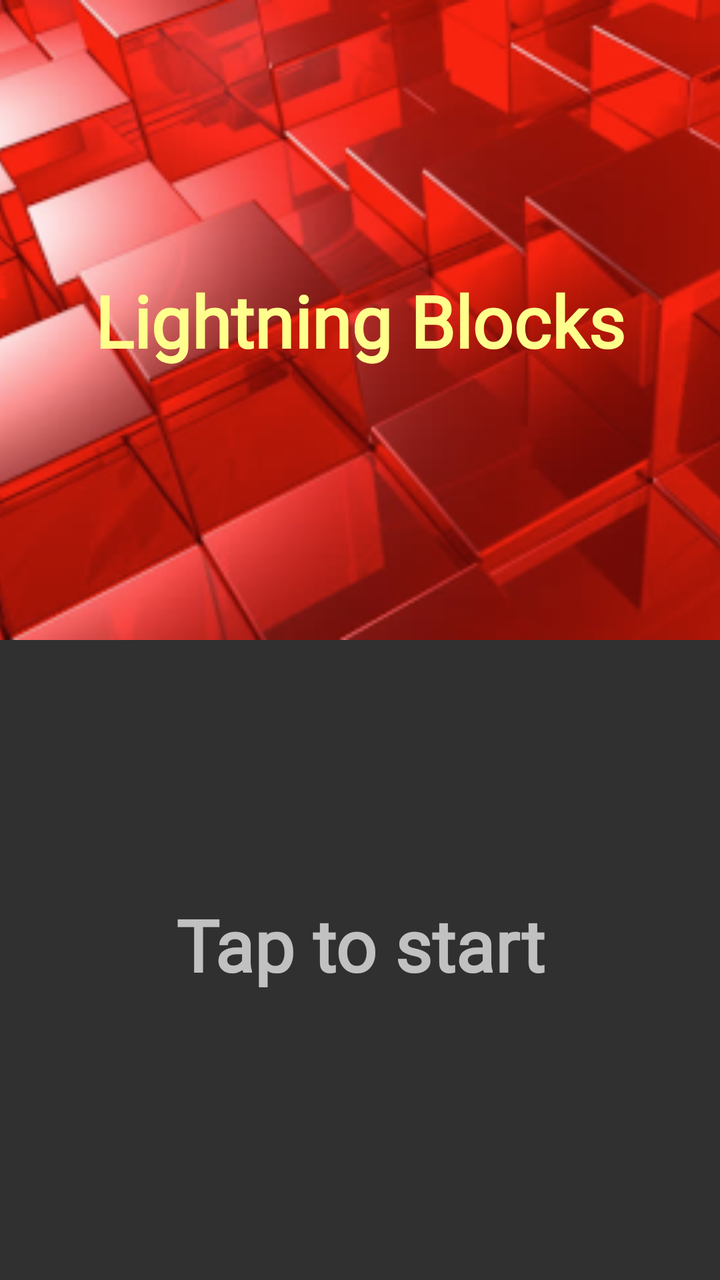
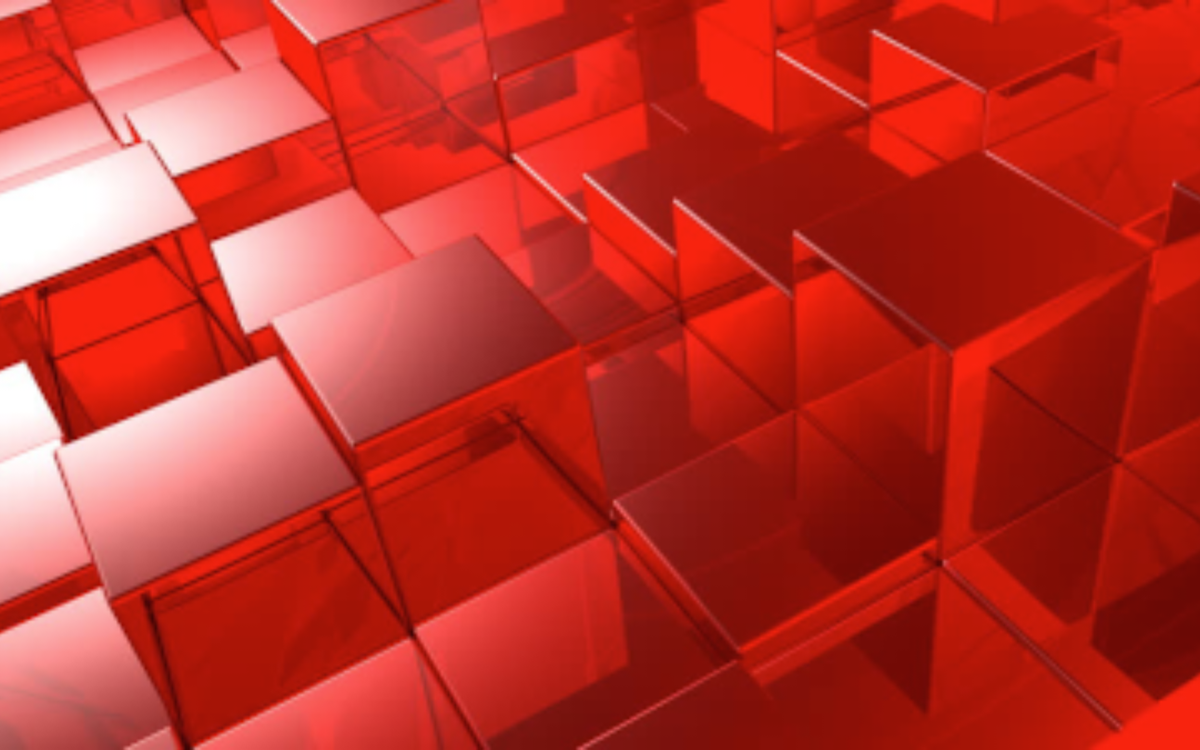

The same Android screen from two of the app's own layout files: first res/layout/ as a phone draws it, then the repository's variant for another configuration, drawn on a device whose configuration selects that folder. Both files follow.
<!-- AndroidManifest.xml: application theme Theme.AppCompat.NoActionBar -->
<!-- res/layout/activity_main.xml -->
<?xml version="1.0" encoding="utf-8"?>
<androidx.constraintlayout.widget.ConstraintLayout
    xmlns:android="http://schemas.android.com/apk/res/android"
    xmlns:app="http://schemas.android.com/apk/res-auto"
    xmlns:tools="http://schemas.android.com/tools"
    android:id="@+id/mainLayout"
    android:layout_width="match_parent"
    android:layout_height="match_parent"
    android:scrollbars="vertical"
    tools:context=".MainActivity">

    <ImageView
        android:id="@+id/imageBackgroundMainActivity"
        android:layout_width="0dp"
        android:layout_height="0dp"
        android:scaleType="centerCrop"
        app:layout_constraintBottom_toTopOf="@+id/guideline"
        app:layout_constraintEnd_toEndOf="parent"
        app:layout_constraintHorizontal_bias="1.0"
        app:layout_constraintStart_toStartOf="parent"
        app:layout_constraintTop_toTopOf="parent"
        app:srcCompat="@drawable/lb_background"
        android:contentDescription="@string/background_image" />

    <TextView
        android:id="@+id/txtTitleName"
        android:layout_width="0dp"
        android:layout_height="wrap_content"
        android:fontFamily="@font/the_girl_next_door"
        android:text="@string/lightning_blocks"
        android:textAlignment="center"
        android:textColor="#FFFF8D"
        android:textSize="36sp"
        android:textStyle="bold"
        app:layout_constraintBottom_toBottomOf="@+id/guideline"
        app:layout_constraintEnd_toEndOf="parent"
        app:layout_constraintStart_toStartOf="parent"
        app:layout_constraintTop_toTopOf="parent" />

    <androidx.constraintlayout.widget.Guideline
        android:id="@+id/guideline"
        android:layout_width="wrap_content"
        android:layout_height="wrap_content"
        android:orientation="horizontal"
        app:layout_constraintGuide_percent="0.5" />

    <TextView
        android:id="@+id/startTxt"
        android:layout_width="wrap_content"
        android:layout_height="wrap_content"
        android:layout_marginStart="16dp"
        android:layout_marginEnd="16dp"
        android:layout_marginBottom="16dp"
        android:fontFamily="@font/the_girl_next_door"
        android:text="@string/tap_to_start"
        android:textSize="36sp"
        android:textStyle="bold"
        app:layout_constraintBottom_toBottomOf="parent"
        app:layout_constraintEnd_toEndOf="parent"
        app:layout_constraintStart_toStartOf="parent"
        app:layout_constraintTop_toTopOf="@+id/guideline" />
</androidx.constraintlayout.widget.ConstraintLayout>
<!-- resources referenced by this layout -->
<resources>
  <!-- drawable lb_background: png bitmap (drawable, 119071 bytes) -->
  <string name="background_image">Background Image</string>
  <string name="lightning_blocks">Lightning Blocks</string>
  <string name="tap_to_start">Tap to start</string>
</resources>
<!-- res/layout-xlarge/activity_main.xml (the repository's variant of the layout above) -->
<!-- drawn on a large tablet held sideways -->
<?xml version="1.0" encoding="utf-8"?>
<androidx.constraintlayout.widget.ConstraintLayout
    xmlns:android="http://schemas.android.com/apk/res/android"
    xmlns:app="http://schemas.android.com/apk/res-auto"
    xmlns:tools="http://schemas.android.com/tools"
    android:layout_width="match_parent"
    android:layout_height="match_parent">

    <ImageView
        android:id="@+id/imageView3"
        android:layout_width="0dp"
        android:layout_height="0dp"
        android:scaleType="centerCrop"
        app:layout_constraintBottom_toBottomOf="parent"
        app:layout_constraintEnd_toEndOf="parent"
        app:layout_constraintStart_toStartOf="parent"
        app:layout_constraintTop_toTopOf="parent"
        app:srcCompat="@drawable/lb_background" />
</androidx.constraintlayout.widget.ConstraintLayout>
<!-- resources referenced by the variant -->
<!-- as a large tablet held sideways resolves them -->
<resources>
  <!-- drawable lb_background: png bitmap (drawable, 119071 bytes) -->
</resources>
